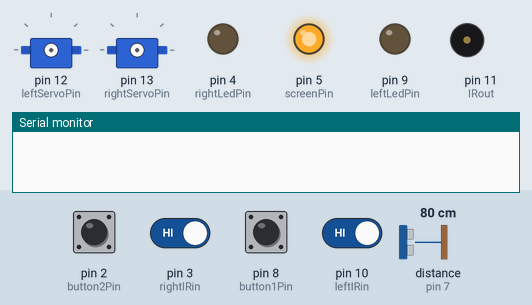
Bench run of a sketch on a simulated Arduino Uno, built with avr-gcc and run on an emulated ATmega328P. Parts: 2 × servo, output pins drawn as LEDs (lit = HIGH), buzzer (waves = sounding), the last lines printed to the serial monitor. Wiring (inferred from the names in the program): ultrasonic range finder: trigger pin 6; echo pin 7. The inputs (shaded band) are chosen by the test bench; at power-on: pin 3 (rightIRin), pin 10 (leftIRin) HIGH, pin 2 (button2Pin), pin 8 (button1Pin) LOW, distance to the obstacle (sensor on pin 7) 80 cm. The echo pulse lasts 58.3 µs per cm; EEPROM starts erased; pins used as bus, display or sensor lines are not drawn.

Above: at 1.2 s.
1.3 s: pin 2 (button2Pin) pulled HIGH for 0.15 s
At 4.3 s:
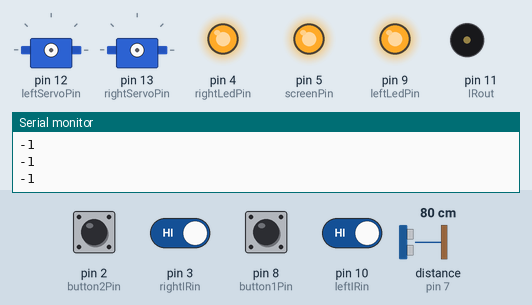
4.4 s: pin 8 (button1Pin) pulled HIGH for 1 s
7.4 s: pin 2 (button2Pin) pulled HIGH for 1 s
At 10.79 s:
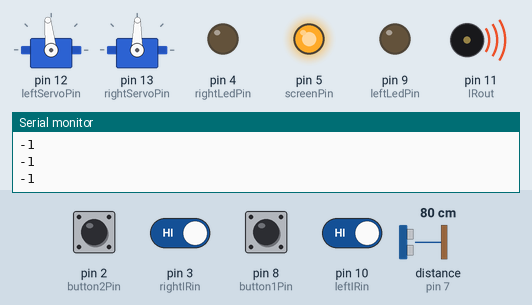
11.4 s: pin 3 (rightIRin) driven LOW and pin 8 (button1Pin) driven HIGH
At 11.75 s:
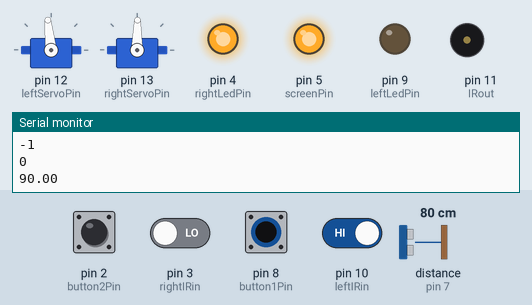
14.4 s: distance to the obstacle (sensor on pin 7) set to 18 cm
17.4 s: pin 3 (rightIRin) driven HIGH
At 18.42 s:
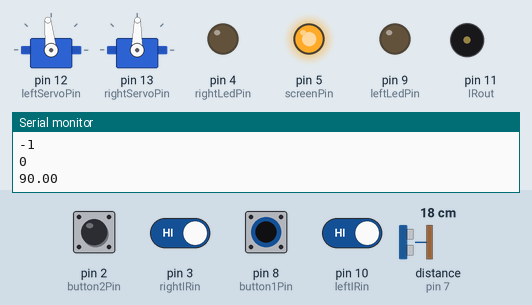
Timing chart, 0 to 21.4 s (numbered marks = the images above; inputs shaded):
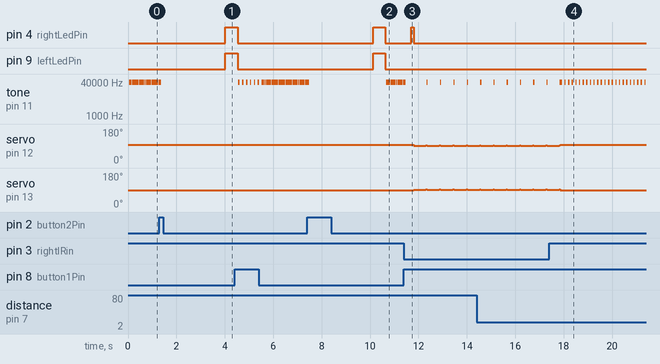

The sketch:

RoverNavigateObstacles.ino
```cpp
/*********************************************************************************************************************************************************
NavigateObstacles v0.5 by Alex Hagiopol
Last updated 2/15/14

This program is used by an Arduino Uno R3 robot to navigate obstacles. This program assumes a smooth, flat environment with vertical obstacles. Example
real-world environments in which this assumption holds include offices.
*********************************************************************************************************************************************************/

/*********************************************************************************************************************************************************
INITIALIZATION OPERATIONS ARE HERE
*********************************************************************************************************************************************************/

#include <Servo.h>  //Import relevant libraries.
#include <EEPROM.h>
#include <math.h>
#include <SoftwareSerial.h>

Servo leftServo;
Servo rightServo;
int button1Presses = 0;                  //Variable used to keep track of user button presses. Useful for ON/OFF effect.
int myDirection = 0;                     //Robot's turning direction. 0 = Clockwise. 1 = Counterclockwise.
float currentSpeed = 0.0;                //Normalized current servo speed on a 0 to 1 scale.
unsigned long travelBeginTime = 0UL;     //Variables used to determine travel times.
unsigned long travelEndTime = 0UL;
int dataAddress = 0;                     //Default data location in EEPROM. EEPROM has locations numbered 0 to 1023
float frontDist = 100.0;                 //Initiallly assumed distance from ultrasonic sensor to closest obstacle.
boolean rightObstacle = false;           //Right obstacle detected by IR sensor?
boolean leftObstacle = false;            //Left obstacle detected by IR sensor?
double lastTheta = 90.0;                 //Robot's last direction of travel measured in degrees. Assumes that the robot's first heading will be "North"
int lastDist = 0;                        //Robot's last distance traveled measured in cm.

int button2Pin = 2;                      //Pin number initializations.
int rightIRin = 3;
int rightLedPin = 4;
int screenPin = 5;
int trigPin = 6;
int echoPin = 7;
int button1Pin = 8;
int leftLedPin = 9;
int leftIRin = 10;
int IRout = 11;
int leftServoPin = 12;
int rightServoPin = 13;
SoftwareSerial screenSerial = SoftwareSerial(255, screenPin); //Use screenPin to send information to LCD. Use non-existent pin 255 to receive information.

/*********************************************************************************************************************************************************
SETUP OPERATIONS ARE HERE
*********************************************************************************************************************************************************/

void setup()
{
pinMode(IRout, OUTPUT);
pinMode(leftLedPin, OUTPUT);
pinMode(rightLedPin, OUTPUT);
pinMode(trigPin, OUTPUT);               //Trigger pin for ultrasonic sensor.
pinMode(screenPin, OUTPUT);             //Pin for serial communications to LCD.

pinMode(leftIRin, INPUT);
pinMode(rightIRin, INPUT);
pinMode(button1Pin,INPUT);
pinMode(echoPin, INPUT);
pinMode(button2Pin, INPUT);

digitalWrite(screenPin, HIGH);          // Initialization procedure for Parallax LCD
screenSerial.begin(9600);               // Start software serial to communicate with LCD
screenSerial.write(211);                // Set 1/4 note
screenSerial.write(216);                // Set 440 Hz scale
screenSerial.write(220);                // Play F note to indicate initialization is complete.
displayData("Hello.","");
//deleteData();                         //Uncomment deleteData() when you wish to clear the EEPROM upon reset.
}

/*********************************************************************************************************************************************************
MAIN LOOP OPERATIONS ARE HERE
*********************************************************************************************************************************************************/

void loop()
{
checkSurroundings();
checkButton();
updateDistance();
if (((frontDist < 15.0) || (leftObstacle) || (rightObstacle)) && (button1Presses == 1))   //If obstacles are nearby AND the user has previously pressed the GO button...
{
  setServoSpeed(0.0);         //Decelerate to stop.
  saveData(lastDist);
  saveData((int) lastTheta);
  displayData("Dist = " + (String) lastDist + "cm", "Dir = " + (String) (int) lastTheta + "deg"); //Update screen to reflect last maneuver
  Serial.begin(9600);
  Serial.println(lastDist);
  Serial.println(lastTheta);
  Serial.end();
  delay(100);             //Delay to make sure all of the data has been saved and displayed; LCD takes forever sometimes.
  int angleAdjustments = 0;   //Start counting the number of times the robot's orientation has been adjusted.
  if (rightObstacle)
  {
   multiBeep(1,1);            //Beep to signal obstacles in the way.
   myDirection = 1;           //Default direction is CCW.
  }
  else if (leftObstacle)
  {
    multiBeep(1,0);
    myDirection = -1;
  }
  else if (leftObstacle && rightObstacle)
  {
    multiBeep(1,2);                      //Don't change direction when two obstacles detected. Assume that previously selected direction is as good as any other.
  }
  else
  {
   multiBeep(1,2);                       //Don't change direction when no side obstacles detected. Assume that previously selected direction is as good as any other.
  }
  while (((frontDist < 15.0) || (leftObstacle) || (rightObstacle)) && (button1Presses == 1)) //While there are obstalces nearby AND the user has pressed the GO button...
  {
    turnInPlace(myDirection, 500);       //Turn by a set amount. Knowing the set amount and the number of turns helps us calculate the angle of the resultant turn.
    angleAdjustments = angleAdjustments + 1;
    if (myDirection < 0) //(CLOCKWISE) Update robot direction based on previous angle adjustment.
    {
      lastTheta = lastTheta - (double) angleAdjustments*(0.5/11.6)*360; //Motor speeds are different , so angle calculations are different.
    }
    else // (COUNTERCLOCKWISE)
    {
      lastTheta = lastTheta + (double) angleAdjustments*(0.5/12.0)*360;
    }
    checkSurroundings();                //Check for obstacles again after making angle adjustments.
    if (rightObstacle && !leftObstacle) //Even after turning in place, the robot may still have obstacles in front of it.
    {
      myDirection = 1;      //Alter direction without making sound
    }
    else if (leftObstacle && !rightObstacle)
    {
      myDirection = -1;     //Alter direction without making sound
    }
    //Don't change direction when two obstacles detected. Assume that previously selected direction is as good as any other.
    //Don't change direction when no side obstacles detected. Assume that previously selected direction is as good as any other.
  }
  setServoSpeed(0.2); //resume travel
}

}

/*********************************************************************************************************************************************************
SENSOR OPERATIONS ARE HERE (checkButton, checkSurroundings)
*********************************************************************************************************************************************************/

void checkButton()  //Checks if either button has been pressed by the user.
{
if (digitalRead(button1Pin) == HIGH)  //If Button 1 has been pressed. Button 1 is the black button used as an ON/OFF switch.
{
  delay(100);                             //allow user time to release button before executing next commands; a bad form of debouncing
  screenSerial.write(211);                // Set 1/4 note
  screenSerial.write(216);                // Set 440 Hz scale
  screenSerial.write(220);                // Play F note
  if (button1Presses == 0)                //Checks if this is an odd numbered button press.
    {
     setServoSpeed(0.2); //GO
     button1Presses = 1;
    }
  else
    {
     setServoSpeed(0.0); //STOP
     button1Presses = 0;
     }
}
if (digitalRead(button2Pin) == HIGH) //If button 2 is pressed. Button 2 is the red button used to transmit data to the connected computer.
{
  dumpData();
  multiBeep(5,2);
}
}

void checkSurroundings()            //Check all sensors for obstacle detection.
{
  //FRONT ULTRASONIC SENSOR
  float duration;                   //variable stores the amount of time required for the sound to return to the sensor.
  for(int i = 0; i < 3; i++)        //Make 3 duration meadurements in quick succession.
  {
    digitalWrite(trigPin, LOW);     //Standard operting sequence for the HC-SR04
    delayMicroseconds(2);
    digitalWrite(trigPin, HIGH);
    delayMicroseconds(10);
    digitalWrite(trigPin, LOW);
    duration = duration + pulseIn(echoPin, HIGH);
    delay(5);
  }
  duration = duration / 3;           //Calculate average of three distance measurements.
  frontDist = (duration/2) / 29.1;
  delay(5);

 //LEFT INFRARED SENSOR
 tone(IRout, 38000, 8);          //38000 Hz tone recommended by Parallax instruction guide. Used to send out a pulse of IR light.
 delay(1);
 if(digitalRead(leftIRin) == 0)  //If IR light pulse detected...
 {
   leftObstacle = true;
 }
 else
 {
   leftObstacle = false;
 }
 delay(10);

 //RIGHT INFRARED SENSOR. Same pin used for both left and right IR LEDs. Did this to save pins on the Arduino board.
 tone(IRout, 38000, 8);
 delay(1);
 if(digitalRead(rightIRin) == 0)
 {
   rightObstacle = true;
 }
 else
 {
   rightObstacle = false;
 }
 delay(10);
}

/*********************************************************************************************************************************************************
ROBOT MOTION OPERATIONS ARE HERE (setServoSpeed, turnInPlace)
*********************************************************************************************************************************************************/

void setServoSpeed(float targetSpeed) //Target speed is a normalized speed value from 0 to 1. This value is then multiplied by 200 microseconds and added or subtrated
{                                     //to or from 1500 microseconds. 1700 microseconds = max speed forward, and 1300 microseconds = max speed backward according to Parallax documentation.
  if (targetSpeed > 0)
  {
   leftServo.attach(leftServoPin);      //attach servos when desired speed is greater than 0
   rightServo.attach(rightServoPin);
   currentSpeed = targetSpeed;
   leftServo.writeMicroseconds((int)round((currentSpeed-0.02*currentSpeed)*200.0+1500.0)); //Corrects for differences between motors. Left is faster than right.
   rightServo.writeMicroseconds((int)round(1500.0-currentSpeed*200.0));
   travelBeginTime  = millis();
  }
  else
  {
   leftServo.detach();
   rightServo.detach();
   currentSpeed = targetSpeed;
   leftServo.writeMicroseconds((int)round((currentSpeed-0.02*currentSpeed)*200.0+1500.0)); //Corrects for differences between motors. Left is faster than right
   rightServo.writeMicroseconds((int)round(1500.0-currentSpeed*200.0));
  }

}

void turnInPlace(int direc, int time) //Time is in milliseconds. If direc is positive, go ccw. If direc is negative, go cw. Zero is considered positive.
{
  //6000 ms for a CCW 180 turn.
  //5800 ms for a CW 180 turn because of servo speed differences. This value was calculated after trial and error turning tests.
  leftServo.attach(leftServoPin);
  rightServo.attach(rightServoPin);
  if (direc < 0)
  {
    leftServo.writeMicroseconds(1522.5); //Again, the values passed to each servo are different because the servos run at different speeds. Trial and error used to determine.
    rightServo.writeMicroseconds(1520);
    delay(time);
    leftServo.writeMicroseconds(1500);
    rightServo.writeMicroseconds(1500);
  }
  else
  {
    leftServo.writeMicroseconds(1482);
    rightServo.writeMicroseconds(1479);
    delay(time);
    leftServo.writeMicroseconds(1500);
    rightServo.writeMicroseconds(1500);
  }
  leftServo.detach();
  leftServo.detach();
}

/*********************************************************************************************************************************************************
DATA MANIPULATION OPERATIONS ARE HERE (saveData, dumpData, deleteData, displayData, updateDistance)
*********************************************************************************************************************************************************/

void deleteData() //Clears EEPROM.
{
  for (int i = 0; i <= 1023; i++)
  {
  EEPROM.write(i,0); //Sets each value in EEPROM to zero. Each EEPROM address can hold one byte which can have a value of 0 to 255.
  }
  dataAddress = 0;   //Reset current data address to first address in EEPROM.
}

void displayData(String line1, String line2) //Shows stuff on LCD. Be careful with this. Slow serial comm makes motors stutter and misbehave. Use only when stopped?
{
  screenSerial.write(12);                 // Clear screen and begin writing to first line.
  delay(5);                               //Delay suggested by Parallax documentation.
  screenSerial.print(line1);
  screenSerial.write(13);                 //Switch over to second line.
  screenSerial.print(line2);
}

void dumpData()                           //Transmits data from Arduino to connected Mac or PC.
{
  displayData("Transmitting..."," ");
  Serial.begin(9600);                     //Begin serial communications.
  delay(10);
  for (int i = 0; i <= 1022; i = i + 4)
  {
    int high = EEPROM.read(i);            //Reads distance traveled. Data are written to EEPROM using highbyte-lowbyte technique (see below).
    int low = EEPROM.read(i + 1);
    int output = (high << 8) + low; //Uses inverse highbyte-lowbyte technique to interpret data from EEPROM
    Serial.println(output); //This sends the distance traveled to the Mac or PC.
    delay(5);
    high = EEPROM.read(i + 2);           //Reads the angle traveled.
    low = EEPROM.read(i + 3);
    output = (high << 8) + low;
    Serial.println(output); //This sends the angle traveled to the Mac or PC.
    delay(5);
  }
 Serial.end();
 displayData("Transmission","complete.");
}

void saveData(int data) //stores data to EEPROM. Data must be an integer.
{
  if (dataAddress <= 1023) //Highest EEPROM address on Arduino Uno is 1023 corresponding to 1024 bytes EEPROM size..
  {
  EEPROM.write(dataAddress, highByte(data));
  EEPROM.write(dataAddress + 1, lowByte(data)); //Use highbyte & lowbyte technique to split an integer into two bytes. Integers are 16 bit (two byte) pieces of data. EEPROM can only store one byte at a time.
  dataAddress = dataAddress + 2;
  }
}

void updateDistance() //Calculates the last distance traveled.
{
  if (currentSpeed > 0)
  {
  unsigned long timeDiff = (millis() - travelBeginTime); //Time traveled equals current clock time minus starting clock time.
  lastDist = (int) timeDiff / 1000.0 * 7.4; //Assume 7.4 cm/s travel speed. This travel speed was measured on a hard surface using a ruler for a currentSpeed of 0.2.
  }
}

/*********************************************************************************************************************************************************
MISC OPERATIONS ARE HERE (multiBeep)
*********************************************************************************************************************************************************/

void multiBeep(int num, int select) //Num = number of beeps. Delays your code by 200ms * num. Select can be 0,1, or 2: Left, right, or both.
{
  screenSerial.write(218);
  if (select == 2)
  {
    while (num > 0)
    {
      digitalWrite(rightLedPin, HIGH);
      digitalWrite(leftLedPin, HIGH);
      screenSerial.write(210);                // 1/16 note
      screenSerial.write(231);                // G#
      delay(100);
      digitalWrite(rightLedPin, LOW);
      digitalWrite(leftLedPin, LOW);
      num --;
    }
  }
  else if (select == 1)
  {
    while (num > 0)
    {
      digitalWrite(rightLedPin, HIGH);
      screenSerial.write(210);                // 1/16 note
      screenSerial.write(231);                // G#
      delay(100);
      digitalWrite(rightLedPin, LOW);
      num --;
    }
  }
  else
  {
   while (num > 0)
    {
      digitalWrite(leftLedPin, HIGH);
      screenSerial.write(210);                // 1/16 note
      screenSerial.write(231);                // G#
      delay(100);
      digitalWrite(leftLedPin, LOW);
      num --;
    }
  }
}
```

Measured:
- after the input at 1.3 s, pin 4 (rightLedPin), pin 9 (leftLedPin): LOW → HIGH after 2.7 s; tone on pin 11 (IRout): goes on until 1.3 s, then stays silent
- after the input at 7.4 s, pin 4 (rightLedPin), pin 9 (leftLedPin): LOW → HIGH after 2.7 s, → LOW 0.51 s later
- after the input at 11.4 s, pin 4 (rightLedPin): LOW → HIGH after 0.30 s, → LOW 0.10 s later; servo on pin 12 (leftServoPin), servo on pin 13 (rightServoPin): alternates 93° for 0.06 s and 91° for 0.50 s, starting after 0.40 s
- after the input at 17.4 s, servo on pin 13 (rightServoPin): goes on until 17.9 s, then stays 89°
- by itself, tone on pin 11 (IRout): alternates 38000 Hz for 0.02 s and silent for 0.04 s
